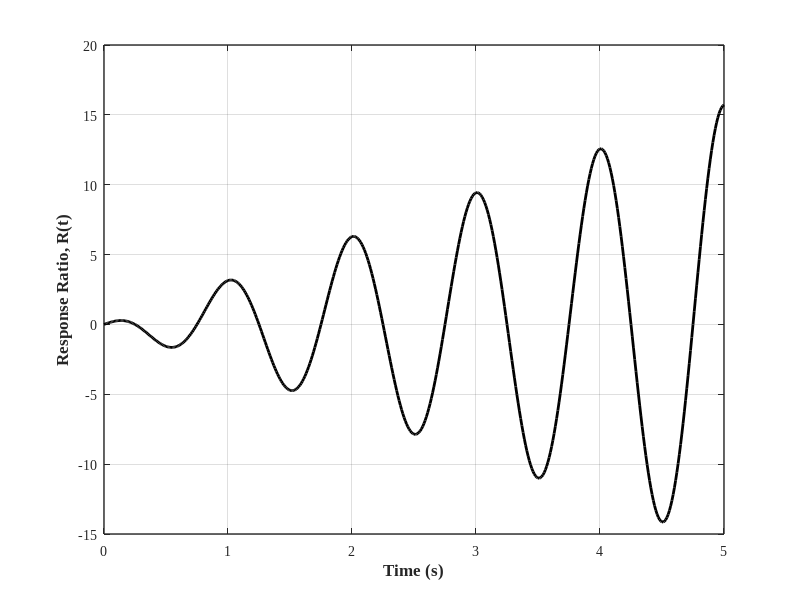

Recreate this plot in MATLAB.
%% Example 3-5: Response of An Undamped SDOF at Resonance Frequency

clear; close all; clc;
%% Parameters
omega = 2*pi;
t     = 0:0.01:5.0;

R    = 0.5*omega.*t.*cos(omega*t);  % Dot product
Rmax = max(R) 

%% Plot
figure(1);  set(figure(1), 'Position', [200   100   883   400])
            hold on; grid on; box on;
            plot(t,R,'-k','LineWidth',2); xlim([0 5])

            set(gca, 'LineWidth',1, 'FontWeight','normal', 'FontName','Times New Roman', 'FontSize',10)               
            xlabel('Time (s)', 'fontsize',12, 'fontname','Times New Roman','FontWeight','Bold')
            ylabel('Response Ratio, R(t)', 'fontsize',12, 'fontname','Times New Roman','FontWeight','Bold')

%% Print
   print('EX_3_5','-dpng')
